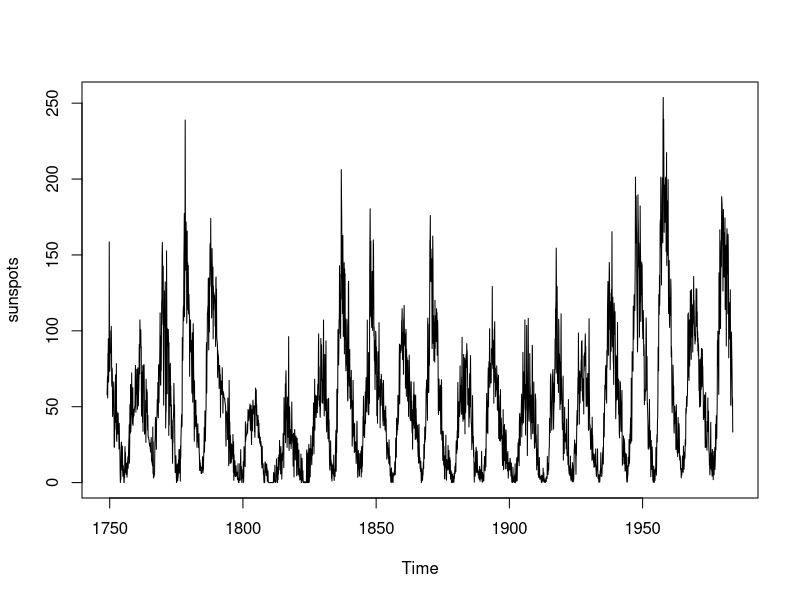
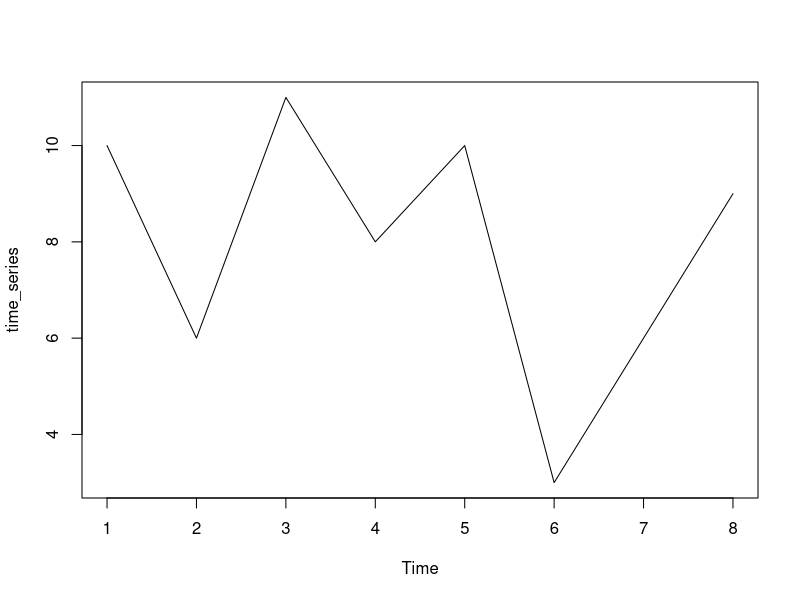
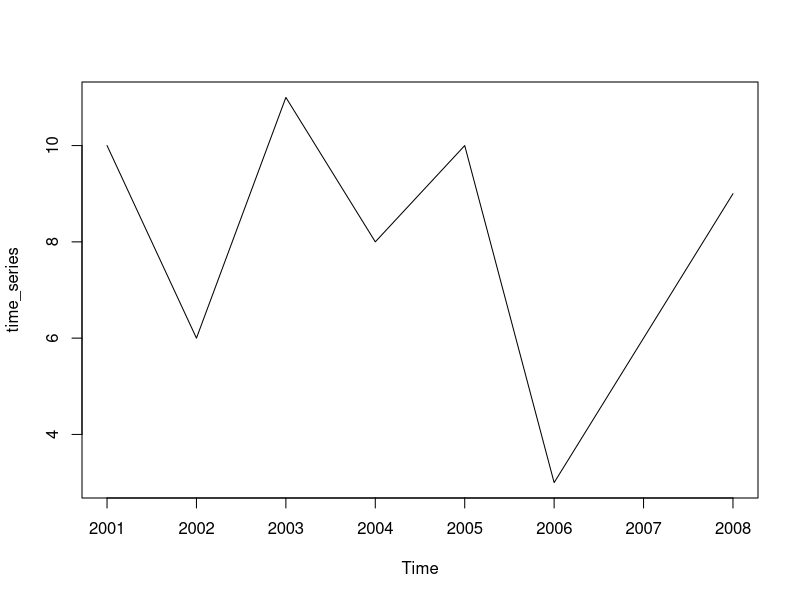
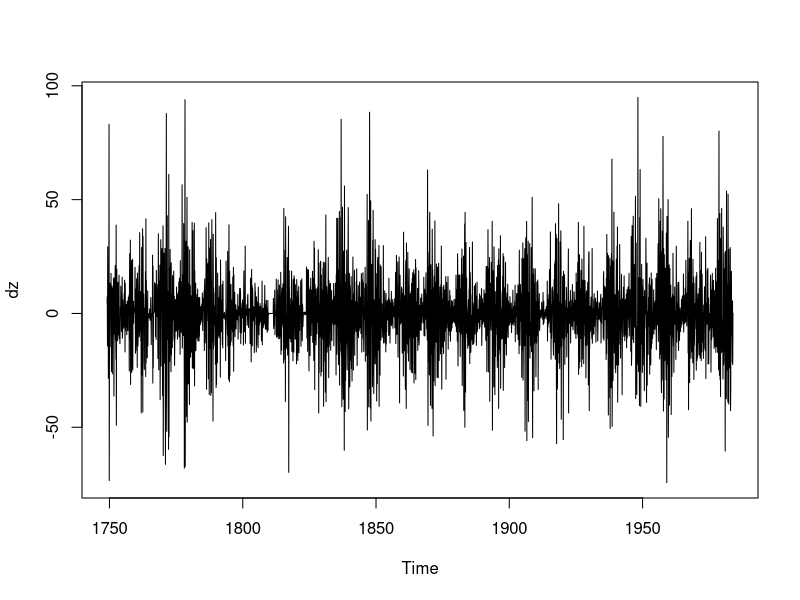
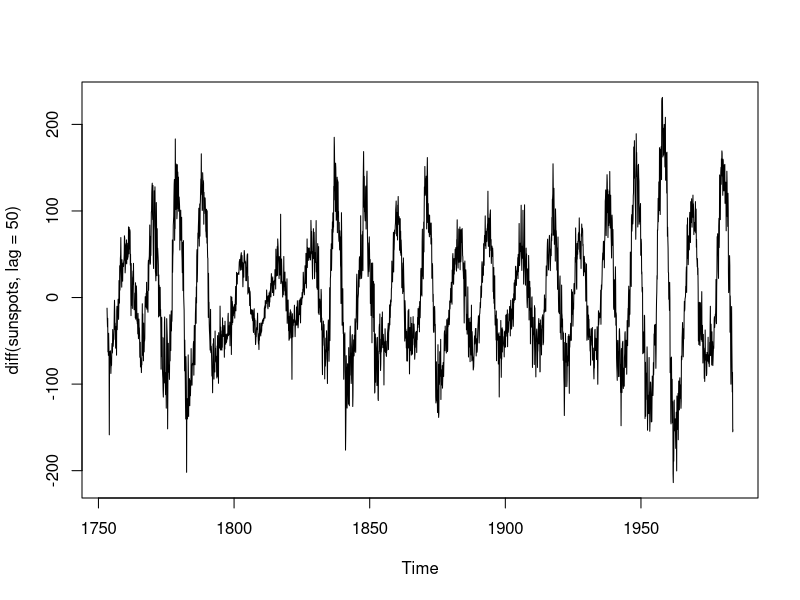
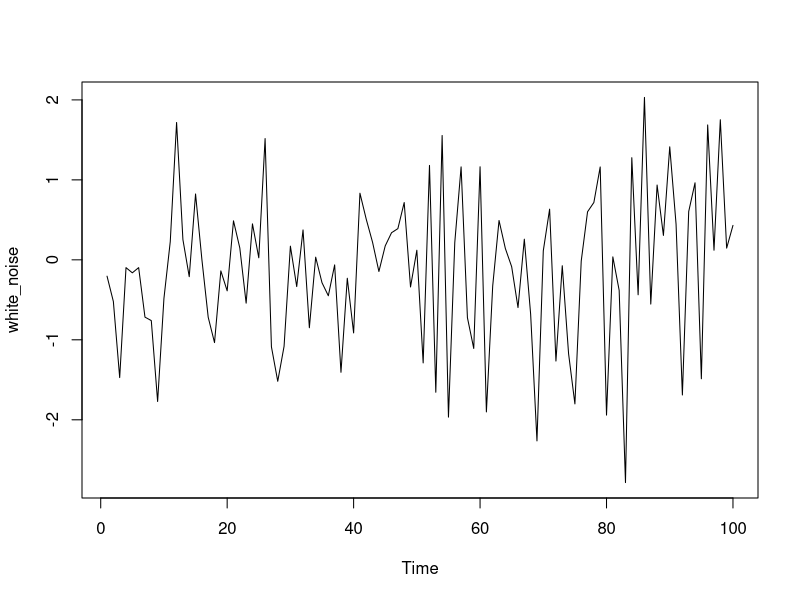
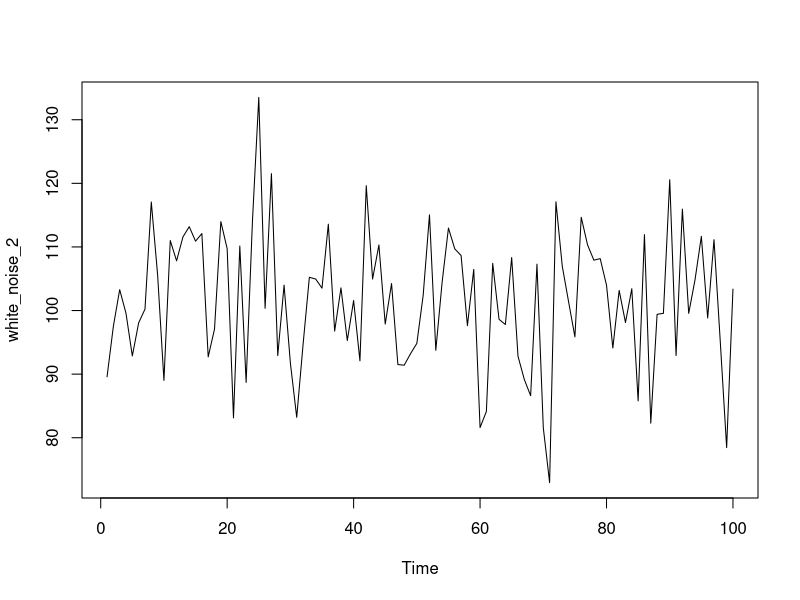
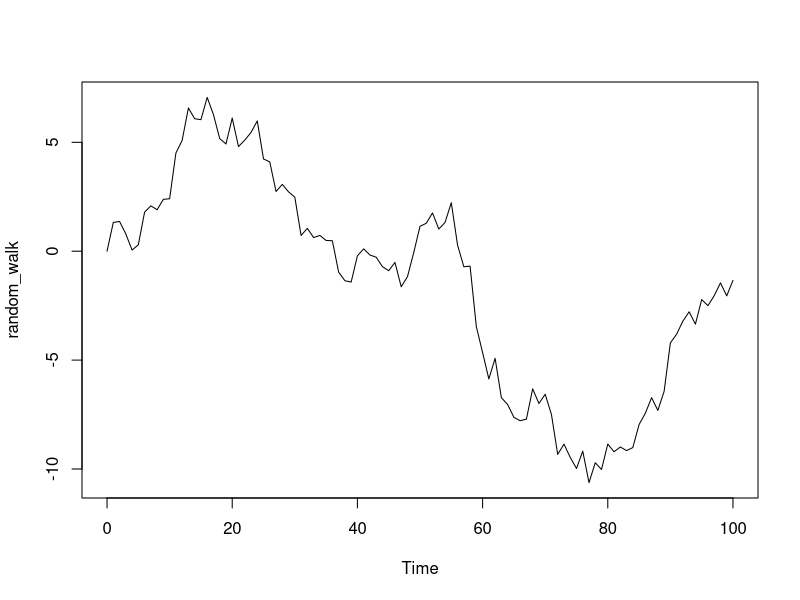

Reproduce these figures in R, in order.
## ---- chunk 1
knitr::opts_chunk$set(echo = TRUE)
## ---- chunk 2
head(sunspots)
## ---- chunk 3
# coredata(sunspots)
# index(sunspots)
plot(sunspots)
## ---- chunk 4
# sampling frequency : R function
start(sunspots)
## ---- chunk 5
end(sunspots)
## ---- chunk 6
frequency(sunspots)
## ---- chunk 7
deltat(sunspots)
## ---- chunk 8
# building ts objects
data_vector <- c(10, 6, 11, 8, 10, 3, 6, 9)
time_series <- ts(data_vector)
plot(time_series)
## ---- chunk 9
# more with start date
time_series <- ts(data_vector, start = 2001, frequency = 1)
plot(time_series)
## ---- chunk 10
is.ts(data_vector)
## ---- chunk 11
dz <- diff(sunspots)
ts.plot(dz)
## ---- chunk 12
ts.plot(diff(sunspots, lag = 50))
## ---- chunk 13
# while noise
white_noise <- arima.sim(model = list(order = c(0,0,0)), n = 100)
ts.plot(white_noise)
## ---- chunk 14
# white noise with more parameters
white_noise_2 <- arima.sim(model = list(order = c(0,0,0)), n = 100,
                         mean = 100, sd = 10)
ts.plot(white_noise_2)
## ---- chunk 15
mean(white_noise_2)
## ---- chunk 16
var(white_noise_2)
## ---- chunk 17
# check on the white noise 2
arima(white_noise_2, order = c(0,0,0))
## ---- chunk 18
# random walk
random_walk <- arima.sim(model = list(order = c(0,1,0)), n = 100)
ts.plot(random_walk)
## ---- chunk 19
# difference series
random_walk_diff <- diff(random_walk)
ts.plot(random_walk_diff)
## ---- chunk 20
# random walk with a drift
rw_drift <- arima.sim(model = list(order = c(0,1,0)), 
                      n = 100, mean = 1)
ts.plot(rw_drift)
## ---- chunk 21
# difference again
rw_drift_diff <- diff(rw_drift)
ts.plot(rw_drift_diff)
## ---- chunk 22
# estimate the random work model
rw_diff <- diff(random_walk)
ts.plot(rw_diff)
## ---- chunk 23
# fit rw model to the differenced data
model_wn <- arima(rw_diff, order = c(0,0,0))

# store intercept
int_wn <- model_wn$coef

ts.plot(random_walk)
abline(0, int_wn)
## ---- chunk 24
# white noise or random walk - stationary
while_noise <- arima.sim(model = list(order = c(0,0,0)), n = 100)
random_walk <- cumsum(white_noise)
wn_drift <- arima.sim(model = list(order=c(0,0,0)), n = 100, mean = 0.4)
rw_drfit <- cumsum(wn_drift)
plot.ts(cbind(white_noise, random_walk, wn_drift, rw_drfit))
